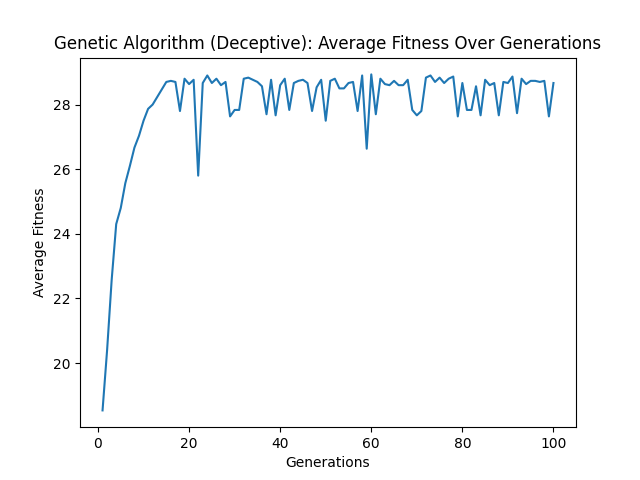

Source code (Python):
import random

from matplotlib import pyplot as plt


def init_population(population_size, string_length):
    population = []
    for x in range(0, population_size):
        str = ""
        for _ in range(string_length):
            str += random.choice('01')
        population.append(str)
    return population


def avg_fitness(population):
    sum = 0
    for chromosome in population:
        sum += calculate_fitness(chromosome)
    return sum / len(population)


def calculate_fitness(chromosome):
    fitness = chromosome.count('1')
    if fitness == 0:
        fitness = (2 * len(chromosome))
    if fitness == len(chromosome):
        fitness = 0
    return fitness


def parent_selection(population):
    tournament = []

    for x in range(0, 5):
        tournament.append(random.choice(population))
    max = 0
    for x in range(0, len(tournament)):
        if calculate_fitness(tournament[x]) >= max:
            max = calculate_fitness(tournament[x])
            parent = tournament[x]
    return parent


def crossover(parent1, parent2):
    crossover_point = random.randint(0, len(parent1))
    return parent1[:crossover_point] + parent2[crossover_point:], parent1[:crossover_point] + parent1[crossover_point:]


def mutate(children, mutation_rate):
    mutated_kids = []
    for child in children:
        mutated_child = ""
        for char in child:
            if random.random() < mutation_rate:
                if char == "1":
                    mutated_child += "0"
                elif char == "0":
                    mutated_child += "1"
            else:
                mutated_child += char
        mutated_kids.append(mutated_child)
    return mutated_kids


def evolve(population):
    mutation_rate = 0.01
    crossover_rate = 0.8
    new_population = []
    for x in range(0, 15):
        parent1 = parent_selection(population)
        parent2 = parent_selection(population)

        if random.random() < crossover_rate:
            children = crossover(parent1, parent2)
            new_population += (mutate(children, mutation_rate))
        else:
            new_population += (mutate((parent1, parent2), mutation_rate))
    return new_population


def genetic_algorithm(pop_size, str_length, generations):
    population = init_population(pop_size, str_length)
    fitness_hist = []
    for x in range(0, generations):
        population = evolve(population)
        fitness_hist.append(avg_fitness(population))

    plt.plot(range(1, generations + 1), fitness_hist)
    plt.xlabel('Generations')
    plt.ylabel('Average Fitness')
    plt.title('Genetic Algorithm (Deceptive): Average Fitness Over Generations')
    plt.show()


if __name__ == "__main__":
    population_size = 100
    string_length = 30
    generations = 100

    genetic_algorithm(population_size, string_length, generations)
